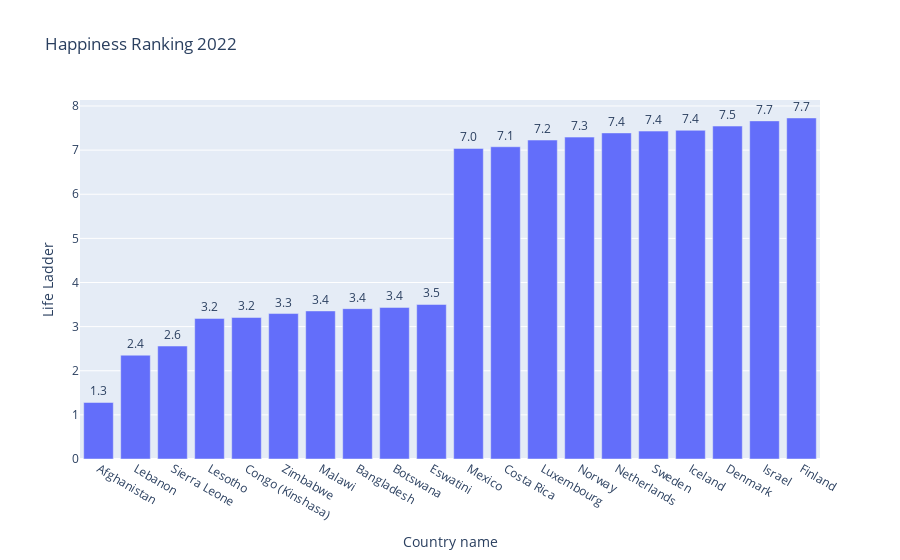

Notebook source saved alongside this figure:
### Code cell
df_sorted = df22.sort_values(by='Life Ladder')
df_top_bottom = pd.concat([df_sorted.head(10), df_sorted.tail(10)])

fig = px.bar(df_top_bottom, y='Life Ladder', x='Country name', text_auto='.2s',
            title="Happiness Ranking 2022")
fig.update_traces(textfont_size=12, textangle=0, textposition="outside", cliponaxis=False)
fig.show()

### Figure 1 — Plotly figure (JSON) as saved in the notebook; plotly's stock layout.template omitted (floating-point values rounded to 4 significant figures)
{"data": [{"alignmentgroup": "True", "cliponaxis": false, "hovertemplate": "Country name=%{x}<br>Life Ladder=%{y}<extra></extra>", "legendgroup": "", "marker": {"color": "#636efa", "pattern": {"shape": ""}}, "name": "", "offsetgroup": "", "orientation": "v", "showlegend": false, "textangle": 0, "textfont": {"size": 12}, "textposition": "outside", "texttemplate": "%{y:.2s}", "type": "bar", "x": ["Afghanistan", "Lebanon", "Sierra Leone", "Lesotho", "Congo (Kinshasa)", "Zimbabwe", "Malawi", "Bangladesh", "Botswana", "Eswatini", "Mexico", "Costa Rica", "Luxembourg", "Norway", "Netherlands", "Sweden", "Iceland", "Denmark", "Israel", "Finland"], "xaxis": "x", "y": [1.281, 2.352, 2.56, 3.186, 3.207, 3.296, 3.356, 3.408, 3.435, 3.502, 7.038, 7.077, 7.228, 7.295, 7.39, 7.431, 7.449, 7.545, 7.662, 7.729], "yaxis": "y"}], "layout": {"barmode": "relative", "legend": {"tracegroupgap": 0}, "title": {"text": "Happiness Ranking 2022"}, "xaxis": {"anchor": "y", "domain": [0, 1], "title": {"text": "Country name"}}, "yaxis": {"anchor": "x", "domain": [0, 1], "title": {"text": "Life Ladder"}}}}
